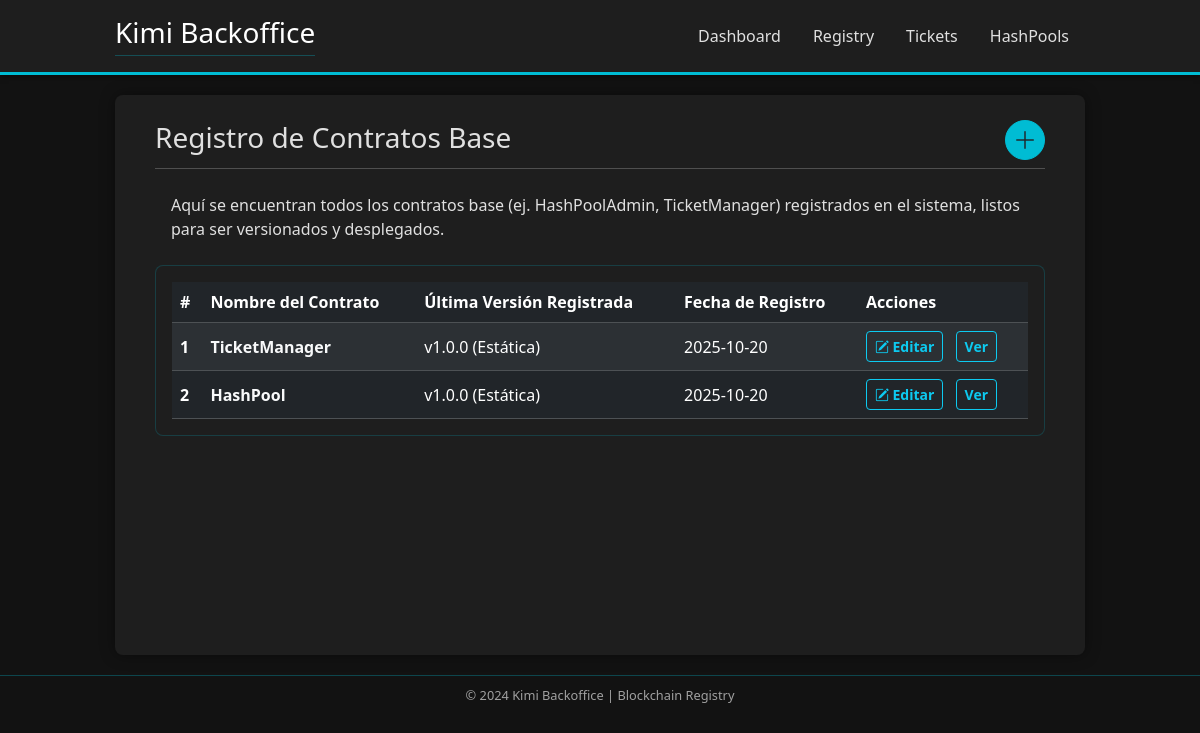
The page /contractRegistry/contract/list/ on the database as committed earlier.
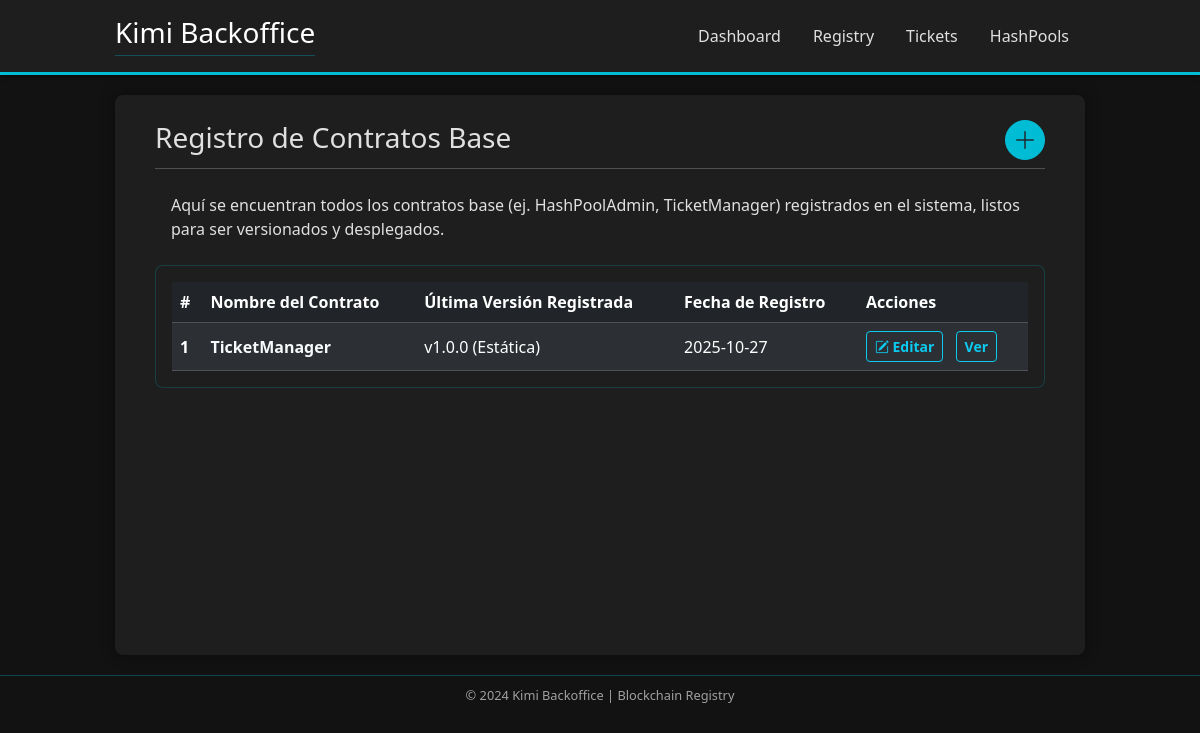
The same page on the database as committed later.
### contractRegistry/models.py (models this page shows, shortened)
class BaseContract(models.Model):
    name = models.CharField(max_length=100, unique=True)
    descripcion = models.TextField(blank=True, help_text="Descripción opcional del contrato base.")
    created_at = models.DateTimeField(auto_now_add=True)

### contractRegistry/views.py (the view)
# urls.py: path('contract/list/', views.contractList, name='contract_list'),
def contractList(request):
    contracts = BaseContract.objects.all()
    context = {
        'contracts': contracts
    }
    return render(request, 'contractRegistry/contractList.html', context)

### templates/contractRegistry/contractList.html (shortened to what this page needs)
{% extends "base.html" %}
{% load static %}
{% block content %}
<div class="centered-container mx-auto dashboard-content">
    <div class="d-flex justify-content-between align-items-center mb-2">
        <h2 class="h3 text-accent mb-0" style="border-bottom: none !important;">Registro de Contratos Base</h2>
        <a href="{% url 'contractRegistry:register_contract' %}"
           class="btn btn-accent rounded-circle p-0"
           style="width: 40px; height: 40px; line-height: 40px; font-size: 1.5rem; display: flex; align-items: center; justify-content: center;"
           title="Agregar Nuevo Contrato">
            <i class="bi bi-plus-lg fw-bold text-dark"></i>
        </a>
    </div>
    <hr class="text-accent mt-0 mb-2">
    <div class="mb-2 welcome-card p-3">
        <p class="mb-0 text-text-dim">
            Aquí se encuentran todos los contratos base (ej. HashPoolAdmin, TicketManager) registrados en el sistema, listos para ser versionados y desplegados.
        </p>
    </div>
    {% if contracts %}
        <div class="card status-card-table p-3" style="max-height: 500px; overflow-y: auto;">
            <div class="table-responsive">
                <table class="table table-dark table-striped table-hover mb-0">
                    <thead class="bg-dark sticky-top">
                        <tr>
                            <th scope="col" class="text-accent fw-bold">#</th>
                            <th scope="col" class="text-accent fw-bold">Nombre del Contrato</th>
                            <th scope="col" class="text-accent fw-bold">Última Versión Registrada</th>
                            <th scope="col" class="text-accent fw-bold">Fecha de Registro</th>
                            <th scope="col" class="text-accent fw-bold">Acciones</th>
                        </tr>
                    </thead>
                    <tbody>
                        {% for contract in contracts %}
                            <tr class="align-middle">
                                <th scope="row">{{ forloop.counter }}</th>
                                <td class="fw-bold text-light">{{ contract.name }}</td>
                                <td class="text-text-dim">v1.0.0 (Estática)</td>
                                <td class="text-text-dim">{{ contract.created_at|date:"Y-m-d" }}</td>
                                <td>
                                    <button class="btn btn-sm btn-outline-info fw-bold me-2 edit-contract-btn"
                                            data-bs-toggle="modal"
                                            data-bs-target="#editContractModal"
                                            data-id="{{ contract.pk }}"
                                            data-name="{{ contract.name }}">
                                        <i class="bi bi-pencil-square"></i> Editar
                                    </button>
                                    <a href="{% url 'contractRegistry:contract_detail' contract.pk %}" class="btn btn-sm btn-outline-info fw-bold">
                                        Ver
                                    </a>
                                </td>
                            </tr>
                        {% endfor %}
                    </tbody>
                </table>
            </div>
        </div>
    {% endif %}
</div>
{% endblock %}

Rows that differ between the two databases and show on the page:
removed BaseContract: name "HashPool", created_at "2025-10-20"
changed BaseContract "TicketManager": created_at "2025-10-20" → "2025-10-27"
